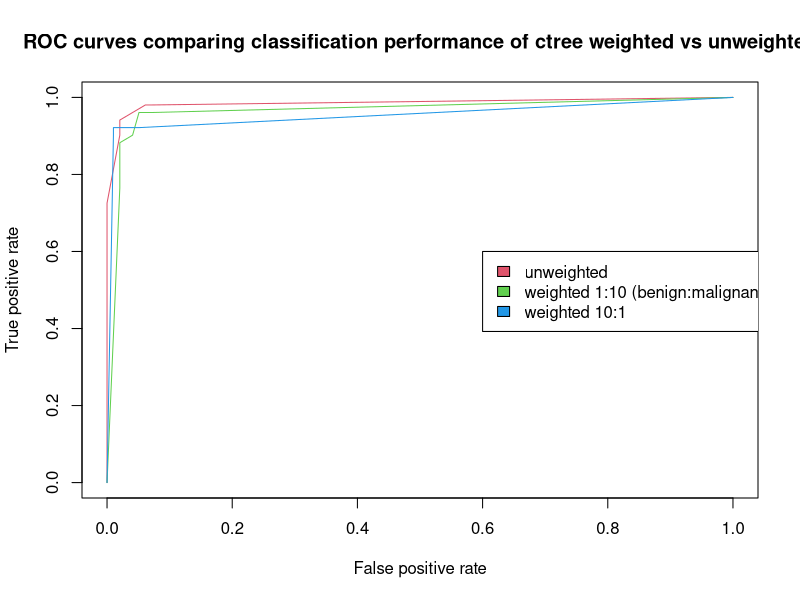

The R source for this figure:
########################################################################
# Weighting model fit with ctree in party

# http://heuristically.wordpress.com/2010/03/15/weighting-model-fit-ctree-party/

########################################################################

# load the mlbench package which has the BreastCancer data set

require(mlbench)

# if you don't have any required package, use the install.packages() command
# load the data set

data(BreastCancer)

# remove the unique identifier, which is useless and would confuse the machine learning algorithms
BreastCancer$Id <- NULL

# partition the data set for 80% training and 20% evaluation (adapted from ?randomForest)
set.seed(2)
ind <- sample(2, nrow(BreastCancer), replace = TRUE, prob=c(0.8, 0.2))

# model using ctree without weights
require(party)
x.ct <- ctree(Class ~ ., data=BreastCancer[ind == 1,])
x.ct.pred <- predict(x.ct, newdata=BreastCancer[ind == 2,])
x.ct.prob <-  1- unlist(treeresponse(x.ct, BreastCancer[ind == 2,]), use.names=F)[seq(1,nrow(BreastCancer[ind == 2,])*2,2)]

# model using ctree with weights 1:10 (benign:malignant)
x.ctw <- ctree(Class ~ ., data=BreastCancer[ind == 1,], weights= ifelse(BreastCancer[ind == 1,]$Class=='benign', 1, 10))
x.ctw.pred <- predict(x.ctw, newdata=BreastCancer[ind == 2,])
x.ctw.prob <-  1- unlist(treeresponse(x.ctw, BreastCancer[ind == 2,]), use.names=F)[seq(1,nrow(BreastCancer[ind == 2,])*2,2)] 

# model using ctree with weights 10:1 (benign:malignant)
x.ctw2 <- ctree(Class ~ ., data=BreastCancer[ind == 1,], weights= ifelse(BreastCancer[ind == 1,]$Class=='benign', 10, 1))
x.ctw2.pred <- predict(x.ctw2, newdata=BreastCancer[ind == 2,])
x.ctw2.prob <-  1- unlist(treeresponse(x.ctw2, BreastCancer[ind == 2,]), use.names=F)[seq(1,nrow(BreastCancer[ind == 2,])*2,2)] 

# Output the plot to a PNG file for display on web.  To draw to the screen,
# comment this line out.
# png(filename="roc_curve_weights.png", width=700, height=700)

# plot performance
require(ROCR)

# create an ROCR prediction object from probabilities
x.ct.prob.rocr <- prediction(x.ct.prob, BreastCancer[ind == 2,'Class'])
# prepare an ROCR performance object for ROC curve (tpr=true positive rate, fpr=false positive rate)
x.ct.perf <- performance(x.ct.prob.rocr, "tpr","fpr")
# plot it
plot(x.ct.perf, col=2, main="ROC curves comparing classification performance of ctree weighted vs unweighted")

# Draw a legend.
legend(0.6, 0.6, c('unweighted', 'weighted 1:10 (benign:malignant)', 'weighted 10:1'), 2:4)

# weighted 1:10
x.ctw.prob.rocr <- prediction(x.ctw.prob, BreastCancer[ind == 2,'Class'])
x.ctw.perf <- performance(x.ctw.prob.rocr, "tpr","fpr")
# add=TRUE draws on the existing chart
plot(x.ctw.perf, col=3, add=TRUE)

# weighted 10:1
x.ctw2.prob.rocr <- prediction(x.ctw2.prob, BreastCancer[ind == 2,'Class'])
x.ctw2.perf <- performance(x.ctw2.prob.rocr, "tpr","fpr")
# add=TRUE draws on the existing chart
plot(x.ctw2.perf, col=4, add=TRUE)

# close and save PNG
dev.off()
